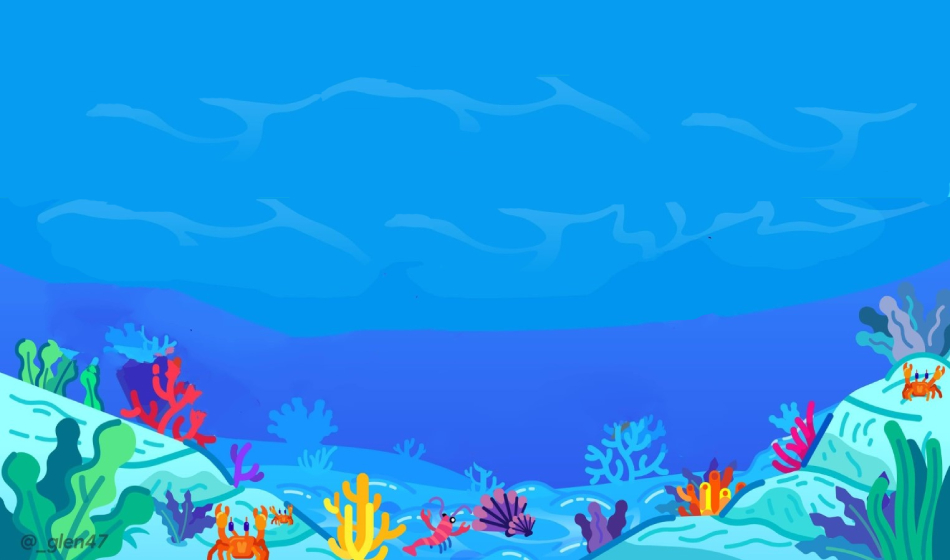
#> input picture sea (1).jpg, 950 x 560 px, given in place of the camera
$ python prueba_deteccion_tapa.py
#> lines starting #> are read from the running program, lines starting #| are printed output that depends on the picture; after the words box and inside, x2 and y2 are one past the last pixel; in counts of white or black regions, pixels touching at a corner belong together
import cv2
import numpy as np

# Variables globales
color_space = 'HSV'  # Espacio de color por defecto

def nothing(x):
    pass

def create_trackbars_hsv():
    cv2.createTrackbar('H1', 'Mask', 0, 179, nothing)
    cv2.createTrackbar('S1', 'Mask', 100, 255, nothing)
    cv2.createTrackbar('V1', 'Mask', 100, 255, nothing)
    cv2.createTrackbar('H2', 'Mask', 179, 179, nothing)
    cv2.createTrackbar('S2', 'Mask', 255, 255, nothing)
    cv2.createTrackbar('V2', 'Mask', 255, 255, nothing)

def create_trackbars_lab():
    cv2.createTrackbar('L1', 'Mask', 0, 100, nothing)
    cv2.createTrackbar('A1', 'Mask', 150, 255, nothing)
    cv2.createTrackbar('A2', 'Mask', 255, 255, nothing)
    cv2.createTrackbar('B1', 'Mask', 0, 255, nothing)
    cv2.createTrackbar('B2', 'Mask', 255, 255, nothing)

def create_trackbars_ycrcb():
    cv2.createTrackbar('Y1', 'Mask', 0, 255, nothing)
    cv2.createTrackbar('Cr1', 'Mask', 140, 255, nothing)
    cv2.createTrackbar('Cr2', 'Mask', 255, 255, nothing)
    cv2.createTrackbar('Cb1', 'Mask', 0, 255, nothing)
    cv2.createTrackbar('Cb2', 'Mask', 255, 255, nothing)

def remove_trackbars():
    cv2.destroyWindow('Mask')  # Cierra la ventana de la máscara
    cv2.namedWindow('Mask')     # Vuelve a crear la ventana de la máscara

def detect_red(frame):
    global color_space

    if color_space == 'HSV':
        hsv = cv2.cvtColor(frame, cv2.COLOR_BGR2HSV)
        lower_red1 = np.array([cv2.getTrackbarPos('H1', 'Mask'),
                                cv2.getTrackbarPos('S1', 'Mask'),
                                cv2.getTrackbarPos('V1', 'Mask')])
        upper_red1 = np.array([cv2.getTrackbarPos('H2', 'Mask'),
                                cv2.getTrackbarPos('S2', 'Mask'),
                                cv2.getTrackbarPos('V2', 'Mask')])
        mask = cv2.inRange(hsv, lower_red1, upper_red1)

        print("HSV Lower:", lower_red1)
        print("HSV Upper:", upper_red1)

    elif color_space == 'LAB':
        lab = cv2.cvtColor(frame, cv2.COLOR_BGR2Lab)
        lower_lab = np.array([cv2.getTrackbarPos('L1', 'Mask'),
                              cv2.getTrackbarPos('A1', 'Mask'),
                              0])  # B se mantiene fijo
        upper_lab = np.array([100,
                              cv2.getTrackbarPos('A2', 'Mask'),
                              255])  # B se mantiene fijo
        mask = cv2.inRange(lab, lower_lab, upper_lab)

        print("LAB Lower:", lower_lab)
        print("LAB Upper:", upper_lab)

    elif color_space == 'YCrCb':
        ycrcb = cv2.cvtColor(frame, cv2.COLOR_BGR2YCrCb)
        lower_ycrcb = np.array([cv2.getTrackbarPos('Y1', 'Mask'),
                                 cv2.getTrackbarPos('Cr1', 'Mask'),
                                 0])  # Cb se mantiene fijo
        upper_ycrcb = np.array([255,
                                 cv2.getTrackbarPos('Cr2', 'Mask'),
                                 255])  # Cb se mantiene fijo
        mask = cv2.inRange(ycrcb, lower_ycrcb, upper_ycrcb)

        print("YCrCb Lower:", lower_ycrcb)
        print("YCrCb Upper:", upper_ycrcb)

    return mask

def draw_circle(frame, contours):
    for c in contours:
        if cv2.contourArea(c) > 500:  # Filtra contornos pequeños
            (x, y), radius = cv2.minEnclosingCircle(c)
            center = (int(x), int(y))
            cv2.circle(frame, center, int(radius), (0, 255, 0), 2)

def main():
    cap = cv2.VideoCapture(0)
    if not cap.isOpened():
        print("Error: No se puede abrir la cámara.")
        return

    global color_space
    cv2.namedWindow('Color Detection')
    cv2.namedWindow('Mask')

    create_trackbars_hsv()  # Crea trackbars para HSV

    while True:
        ret, frame = cap.read()
#> frame is the input picture: shape (560, 950, 3); mean B, G, R 230.4, 151.2, 33
        if not ret:
            break

        # Reflejar el frame
        frame = cv2.flip(frame, 1)
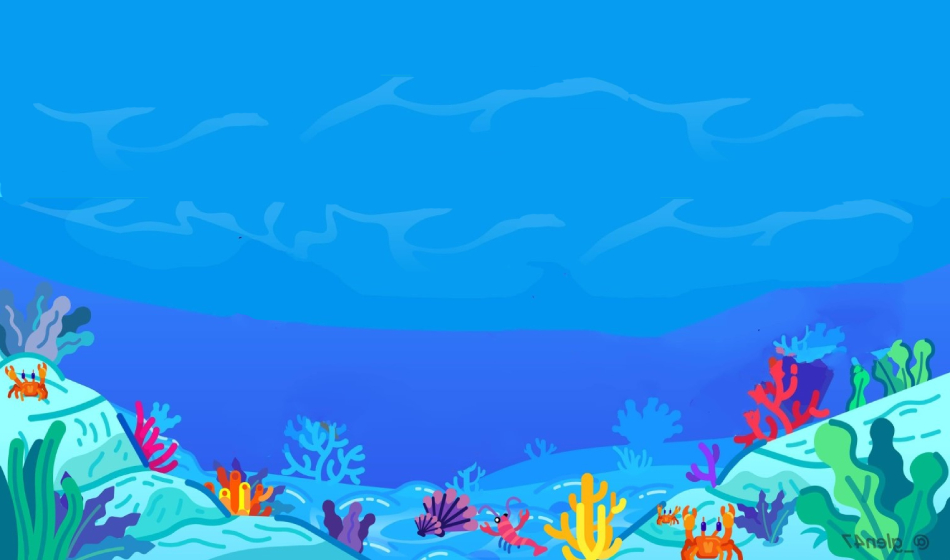
#> frame: shape (560, 950, 3); mean B, G, R 230.4, 151.2, 33

        mask = detect_red(frame)  # Detectar el color en el espacio actual
#> in detect_red, `hsv = cv2.cvtColor(frame, cv2.COLOR_BGR2HSV)`: hsv: shape (560, 950, 3); mean H, S, V 101.2, 224.2, 235.7
#> in detect_red, `mask = cv2.inRange(hsv, lower_red1, upper_red1)`:
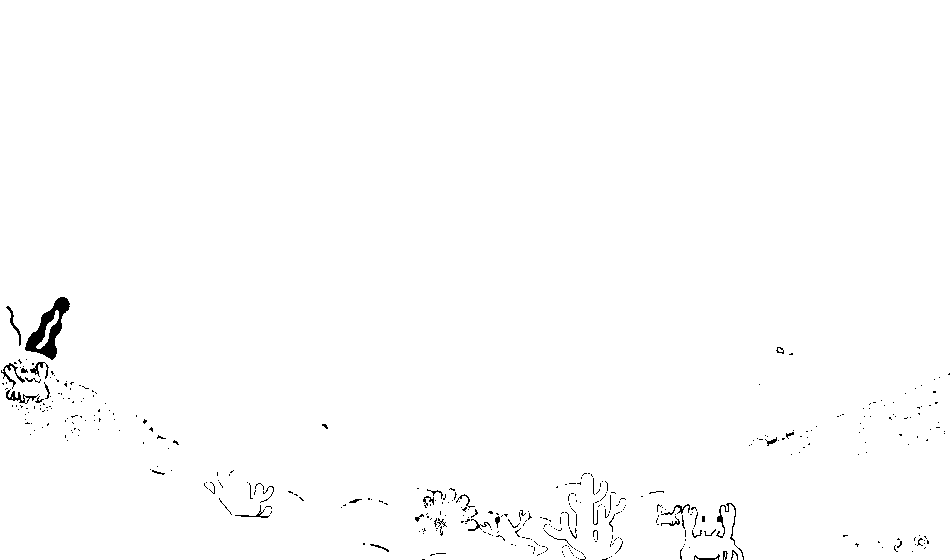
#> mask: shape (560, 950); 99.2% white; 409 black regions (372 under 20 px)
        contours, _ = cv2.findContours(mask, cv2.RETR_EXTERNAL, cv2.CHAIN_APPROX_SIMPLE)
#> contours = 5 contours, 4 with area under 20; largest, box (x1, y1, x2, y2) and area: (0, 0, 950, 560) 530242
        draw_circle(frame, contours)
#> the loop in draw_circle, `for c in contours:` made 5 passes
#> (x, y, radius, center) on pass 5: (474.5, 279.5, 550.7, (474, 279))
#> c on passes 1 to 2: [[717, 558], [716, 559], [715, 559], [717, 559]], [[695, 557], [695, 559], [698, 559], [697, 559]]
#> after the loop in draw_circle, `for c in contours:`: frame: shape (560, 950, 3); 0.01% of pixels changed, all inside (x1, y1, x2, y2) = (0, 0, 950, 560)

        # Mostrar el frame y la máscara
        cv2.imshow('Color Detection', frame)
        cv2.imshow('Mask', mask)  # Mostrar la máscara

        key = cv2.waitKey(1) & 0xFF
#> (key q is pressed here)
        if key == ord('q'):
            break
        elif key == ord('h'):  # Cambia a HSV
            color_space = 'HSV'
            remove_trackbars()
            create_trackbars_hsv()  # Crear trackbars para HSV
            print("Espacio de color cambiado a:", color_space)
        elif key == ord('l'):  # Cambia a LAB
            color_space = 'LAB'
            remove_trackbars()
            create_trackbars_lab()  # Crear trackbars para LAB
            print("Espacio de color cambiado a:", color_space)
        elif key == ord('y'):  # Cambia a YCrCb
            color_space = 'YCrCb'
            remove_trackbars()
            create_trackbars_ycrcb()  # Crear trackbars para YCrCb
            print("Espacio de color cambiado a:", color_space)

    cap.release()
    cv2.destroyAllWindows()

if __name__ == '__main__':
    main()
